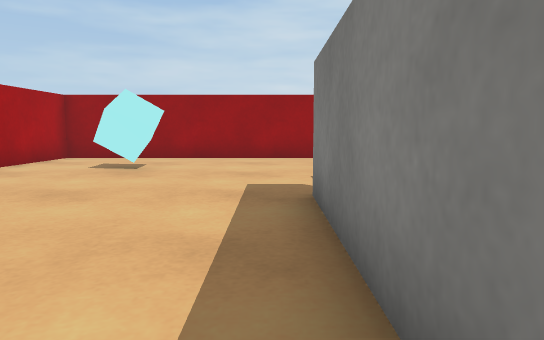
View 1 (above)

24 first-person views from a walk through a scene from a Unity 3-D project. The camera is 0.46 m above the floor, tilts 6° down and sees 70° across. The floor is counted in squares, 0.5 m on a side. Each view is taken from the middle of a square. On the plan, view 1 faces up. The plan holds only what a view shows up to about 13 squares ahead; the rest is blank. The place goes on beyond the plan. The player is left out. Surface patterns are stand-ins for the level's own textures.

View 2
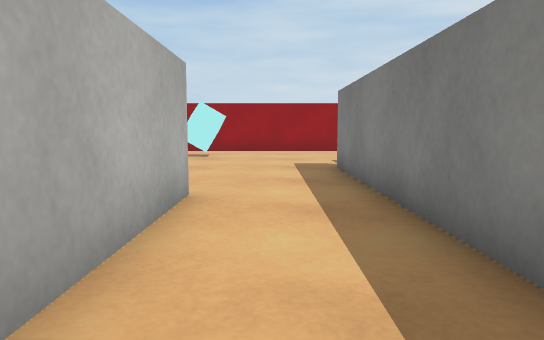

View 3
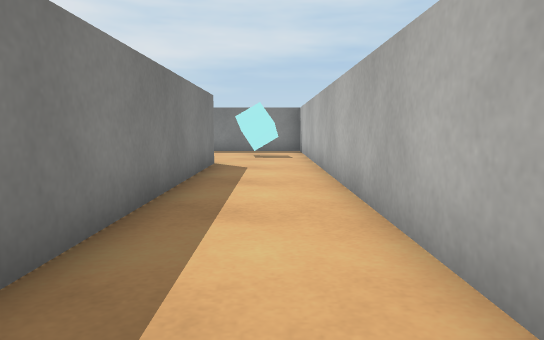

View 4
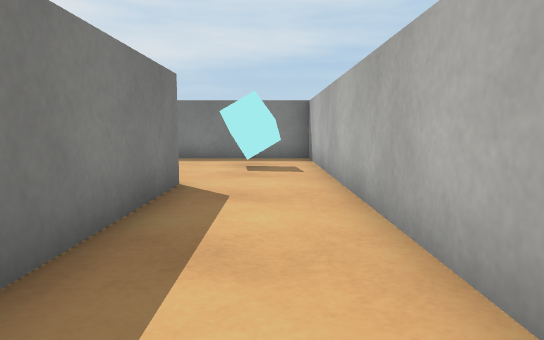

View 5
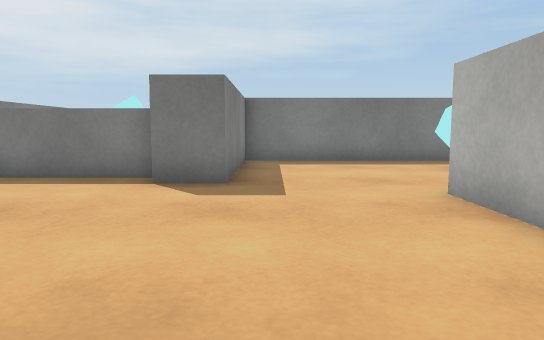

View 6
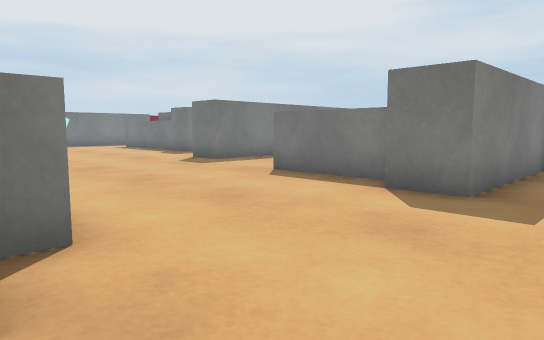

View 7
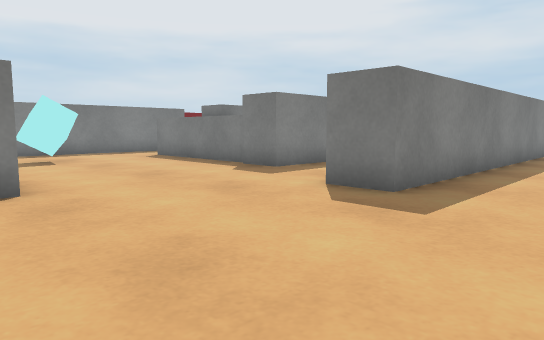

View 8
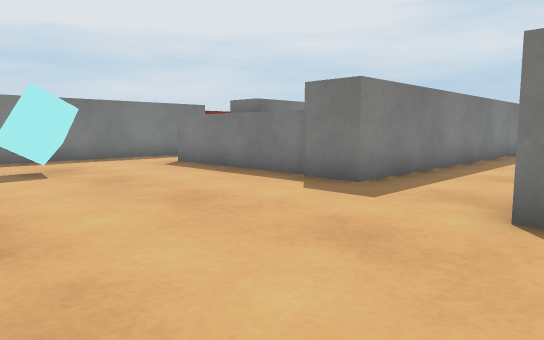

View 9
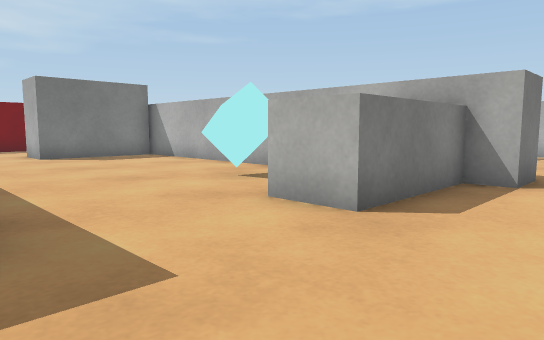

View 10
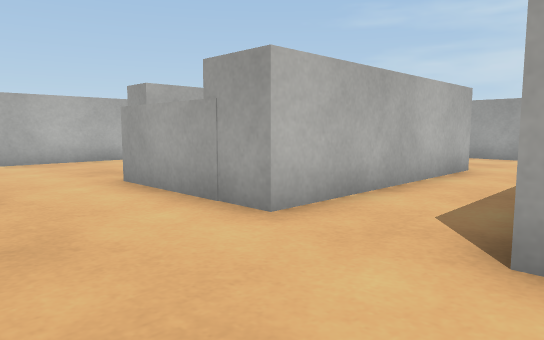

View 11
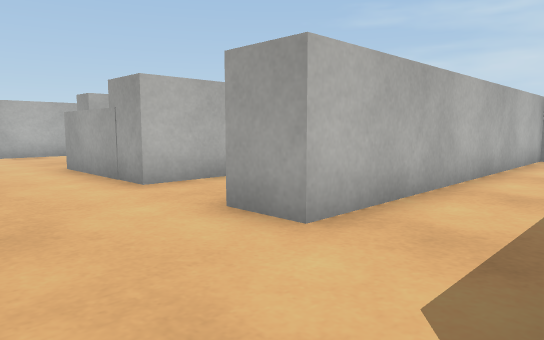

View 12
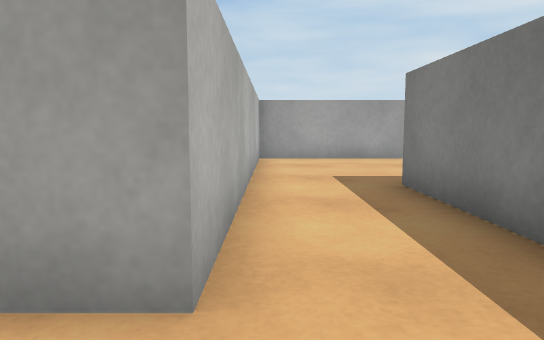

View 13
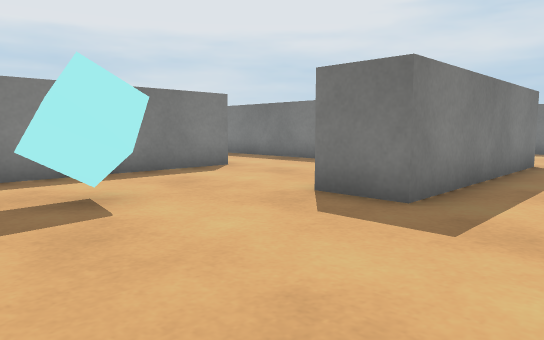

View 14
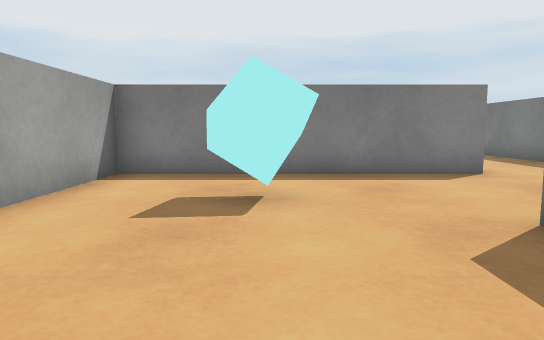

View 15
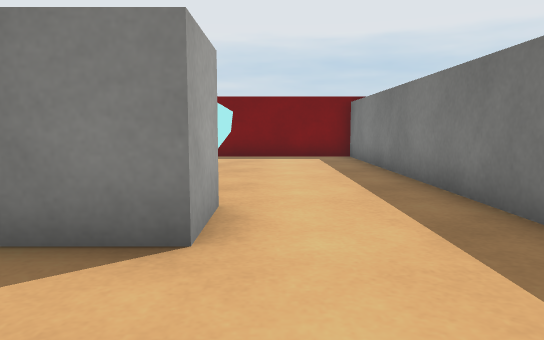

View 16
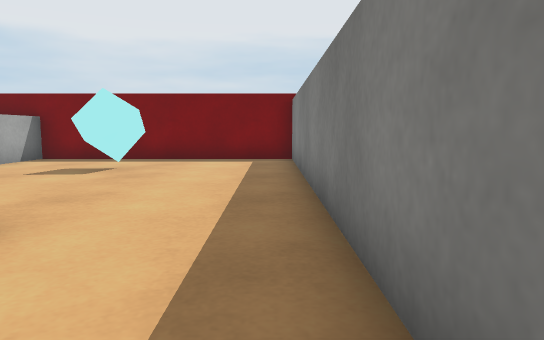

View 17
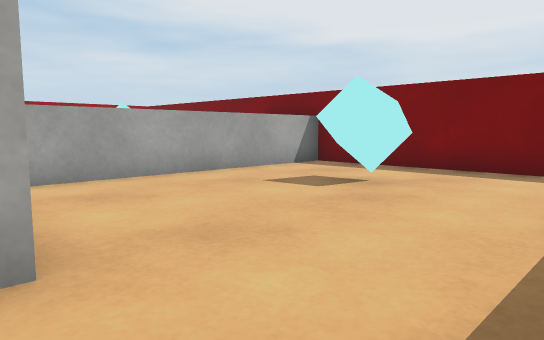

View 18
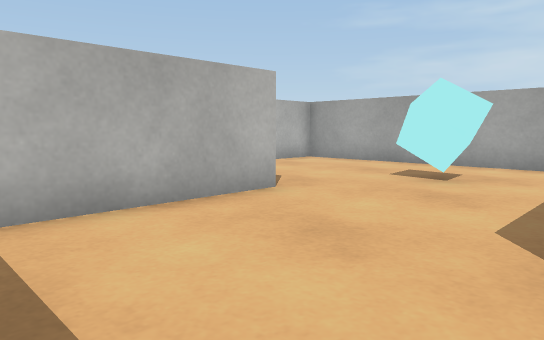

View 19
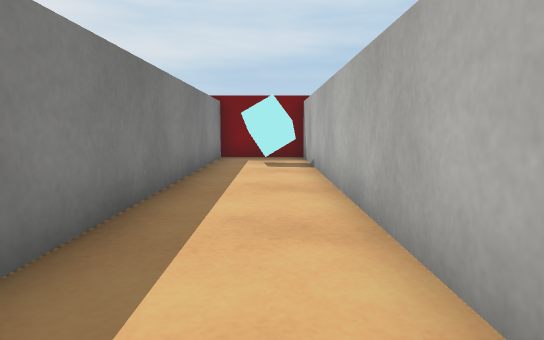

View 20
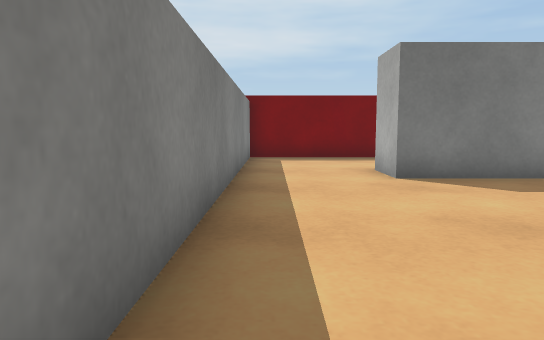

View 21
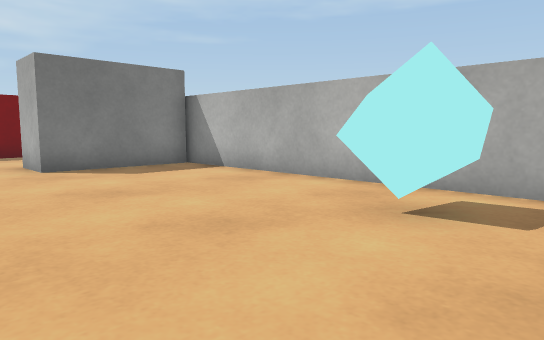

View 22
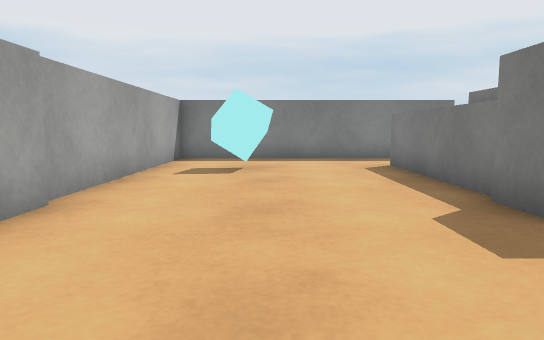

View 23
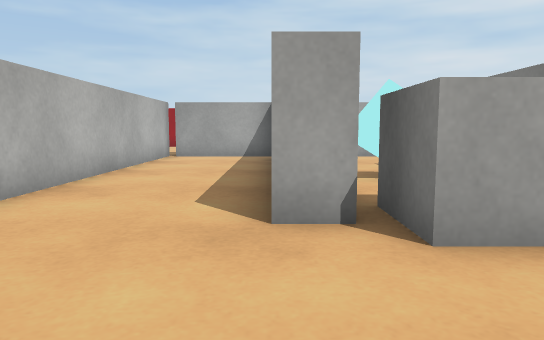

View 24
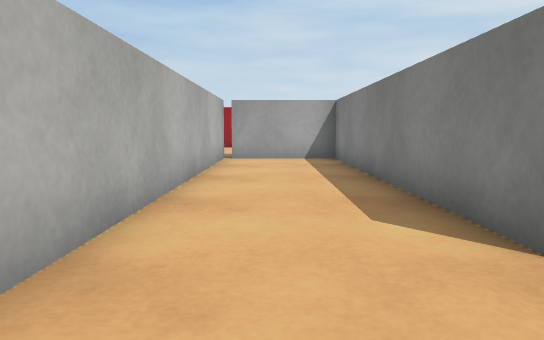

### Floor plan
Points are (right, up) in squares from view 1. A wall is a line through its corners. A room is listed if a view was taken in it or the views show most of it. See-through windows are left out.
Room 1 (views 1, 2, 4, 5, 6, 7, 8, 9, 10, 11, 12, 19, 20, 21, 22, 23, 24)
walls: (14, -15.4) (14, -26.7) (16.7, -26.7) (16.7, -12.8) (18, -12.8); (16.2, -7.4) (16.2, -0.6); (5.8, -3.4) (5.8, -4.3) (5, -4.3) (5, 5.2) (1.8, 5.2); (18, -13) (22.9, -13); (0.6, -8.5) (0.6, 1.4); (13.6, 0.5) (13.6, -5.1) (12.2, -5.1); (10, 1.4) (10, -5.1) (8.6, -5.1); (21.5, -14.9) (22.8, -14.9); (10.1, 5.2) (8.6, 5.2); (25.2, -14.5) (25.2, -7.1) (16.8, -7.1); (-2.2, 1.5) (-2.2, -14.3) (4.8, -14.3) (4.8, -9.5) (6, -9.5) (6, -21.4); (8.5, -26.7) (12.7, -26.7) (12.7, -11.3) (14, -11.3); (1.5, 5.4) (1.5, -8.5)
ways out: opening at (-0.5, 2) to room 2; opening at (14.5, 0.5) to room 2; opening at (19.5, -13.5)
objects: cube (-1, -12) to (0, -11); block (7, -23) to (9, -21); cube (7, -14) to (8, -14); block (7, -12) to (9, -11); block (7, -5) to (8, -4); cube (7, -1) to (8, 0); cube (15, -25) to (15, -24); cube (22, -10) to (22, -9)
Room 2 (views 3, 13, 14, 15, 16, 17, 18)
walls: (16.2, -0.6) (17.7, -0.6) (17.7, -4.4); (23.6, -2.4) (22, -2.4) (22, 5.2) (13.6, 5.2) (13.6, 0.5); (20.8, -5.6) (32.1, -5.6) (32.1, 4.5); (1.4, 12.5) (-6.6, 12.5) (-6.6, 9.4); (0.6, 1.4) (0.6, 5.4); (32.1, 2.1) (24.6, 2.1)
ways out: opening at (-0.5, 2) to room 1; opening at (14.5, 0.5) to room 1
objects: cube (-4, 9) to (-3, 9); cube (19, 2) to (20, 3); cube (29, -2) to (29, -1)

Where each view was taken, in squares from view 1:
view 1: 0 up, 0 right, facing up
view 2: 4 down, 1 left, facing up
view 3: 2 up, 1 left, facing down
view 4: 2 down, 1 left, facing down
view 5: 3 down, 4 right, facing down
view 6: 4 down, 3 right, facing down-right
view 7: 6 down, 10 right, facing down-right
view 8: 7 down, 13 right, facing down-right
view 9: 8 down, 13 right, facing down-left
view 10: 8 down, 13 right, facing up-left
view 11: 8 down, 16 right, facing up-left
view 12: 7 down, 14 right, facing up
view 13: 4 up, 14 right, facing down-right
view 14: 2 up, 14 right, facing right
view 15: 3 down, 19 right, facing right
view 16: 5 down, 20 right, facing right
view 17: 5 down, 23 right, facing up-right
view 18: 5 down, 22 right, facing up-left
view 19: 14 down, 15 right, facing down
view 20: 14 down, 12 right, facing down
view 21: 12 down, 12 right, facing down-left
view 22: 10 down, 13 right, facing right
view 23: 8 down, 5 right, facing up
view 24: 7 down, 3 right, facing up
